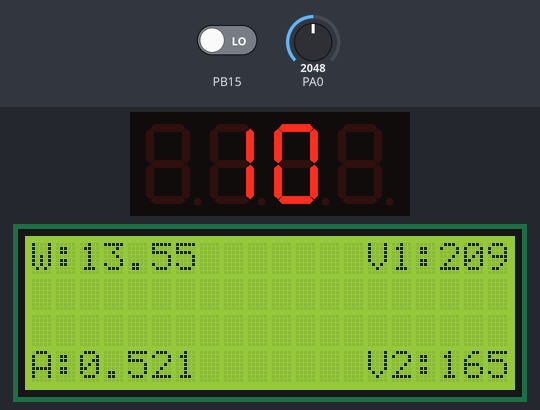
The sketch below on a simulated STM32 Blue Pill. Parts: 4-digit seven-segment display, 20×4 character LCD. The test bench sets the inputs (shaded band); at power-on: PB15 LOW, PA0 = 2048. Random numbers use the default seed unless the sketch sets one.

Above: at 1.2 s.
1.3 s: PB15 driven HIGH
At 3.1 s:
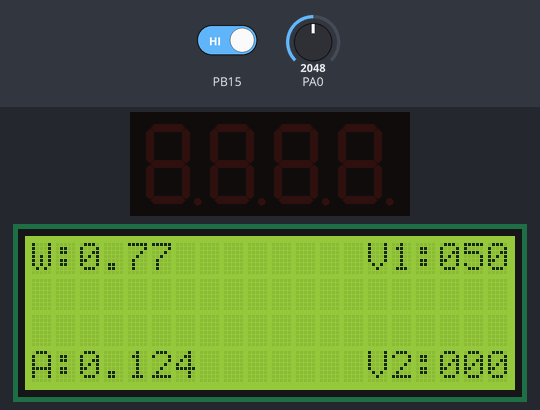
Timing chart, 0 to 4.6 s (numbered marks = the images above; inputs shaded):
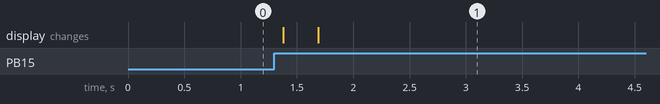

Measured:
- after the input at 1.3 s, the display: first changes after 0.08 s (image 1 shows a later state)

The sketch:

laba2.ino
```cpp
#include "LiquidCrystal_I2C.h" // библиотека для экранчика..

#include <TM1637.h>

const double pi = 3.14;
LiquidCrystal_I2C lcd(0x27, 20, 4); // инициализация объекта lcd
TM1637 tm1637(PB8, PB9); // объект 7 сегментного 4 разрядного индикатора

char buffer[6]; // для форматного вывода

int r_mas[4] = {
   50,
   75,
   100,
   150
};
int XL_mas[5] = {
   200,
   250,
   300,
   350,
   400
};
double r, XL;
double u = 50;
double _xx = 0;

void setup() {

   randomSeed(analogRead(PB1)); // задаем зерно рандомной генерации
   r = r_mas[random(0, 4)]; // рандомное напряжение
   XL = XL_mas[random(0, 5)]; // рандомное XL
   tm1637.init();
   tm1637.set(7); //BRIGHT_TYPICAL = 2,BRIGHT_DARKEST = 0,BRIGHTEST = 7;
   lcd.init(); // запускаем экран
   lcd.backlight(); // Запускаем подсветку экрана
   pinMode(PA0, INPUT); // потенциометр
   pinMode(PB15, INPUT); // ключ (замыкаем-размыкаем)

}

// функция вывода на семисегментный дисп. чисел согласно потенциометра
void PotCheck(int digit) {
   int digit_ed = digit % 10;
   if (digit > 9) {
      tm1637.display(1, digit / 10);
      tm1637.display(2, digit_ed);
   } else {
      tm1637.display(1, 0);
      tm1637.display(2, digit);
   }

}

void loop() {

   int xc;

   int digit; // число - ёмкость
   double Ur;
   double UL;
   int U1;
   int U2;
   double Z;
   double I;

   // считываем состояние ключа
   int tumbler_state = digitalRead(PB15);
   if (tumbler_state > 0) {
      tm1637.clearDisplay(); // очищаем дисплей
      tm1637.set(0); // выключаем его
      xc = 0;
      U2 = 0;

   } else {
      digit = map(analogRead(PA0), 20, 4095, 1, 21); // считываем число
      digit = constrain(digit, 1, 20); // диапазон 1..20
      xc = (1000000) / (2 * pi * 50 * digit);
      tm1637.set(7); // ставим макс яркость

      PotCheck(digit); // и закидываем число на семисегментный
   }

   /// на случай если вдруг откажет или пропадёт семисегментный, можно выводить на lcd

   //lcd.setCursor(7,1);
   //    lcd.print("C");
   //    lcd.setCursor(8,1);
   //    lcd.print(":");
   //    lcd.setCursor(9,1);
   //    lcd.print(digit/10);
   //    lcd.setCursor(10,1);
   //    lcd.print(digit%10);
   //    lcd.setCursor(11,1);
   //    lcd.print("mF");

   _xx = XL - xc;
   Z = sqrt(r * r + _xx * _xx);
   I = (u / Z);
   lcd.setCursor(0, 3);
   lcd.print("A1");
   lcd.setCursor(1, 3);
   lcd.print(":");
   lcd.setCursor(2, 3);
   dtostrf(I, 1, 3, buffer); // Формат до 3 знака после запятой
   lcd.print(buffer);
   lcd.print(" ");

   double P = (I * I) * r;
   lcd.setCursor(0, 0);
   lcd.print("W");
   lcd.setCursor(1, 0);
   lcd.print(":");
   lcd.setCursor(2, 0);
   dtostrf(P, 2, 2, buffer); // Формат до 2 знака после запятой
   lcd.print(buffer);
   lcd.print(" ");

   UL = I * XL;
   Ur = I * r;
   U1 = sqrt((Ur * Ur) + (UL * UL));
   U2 = I * xc;

   lcd.setCursor(14, 0);
   lcd.print("V");
   lcd.setCursor(15, 0);
   lcd.print("1");
   lcd.setCursor(16, 0);
   lcd.print(":");
   lcd.setCursor(17, 0);
   lcd.print(U1 / 100);
   lcd.setCursor(18, 0);
   lcd.print((U1 / 10) % 10);
   lcd.setCursor(19, 0);
   lcd.print((U1 % 100) % 10);

   lcd.setCursor(14, 3);
   lcd.print("V");
   lcd.setCursor(15, 3);
   lcd.print("2");
   lcd.setCursor(16, 3);
   lcd.print(":");
   lcd.setCursor(17, 3);
   lcd.print(U2 / 100);
   lcd.setCursor(18, 3);
   lcd.print((U2 / 10) % 10);
   lcd.setCursor(19, 3);
   lcd.print((U2 % 100) % 10);
}
```
